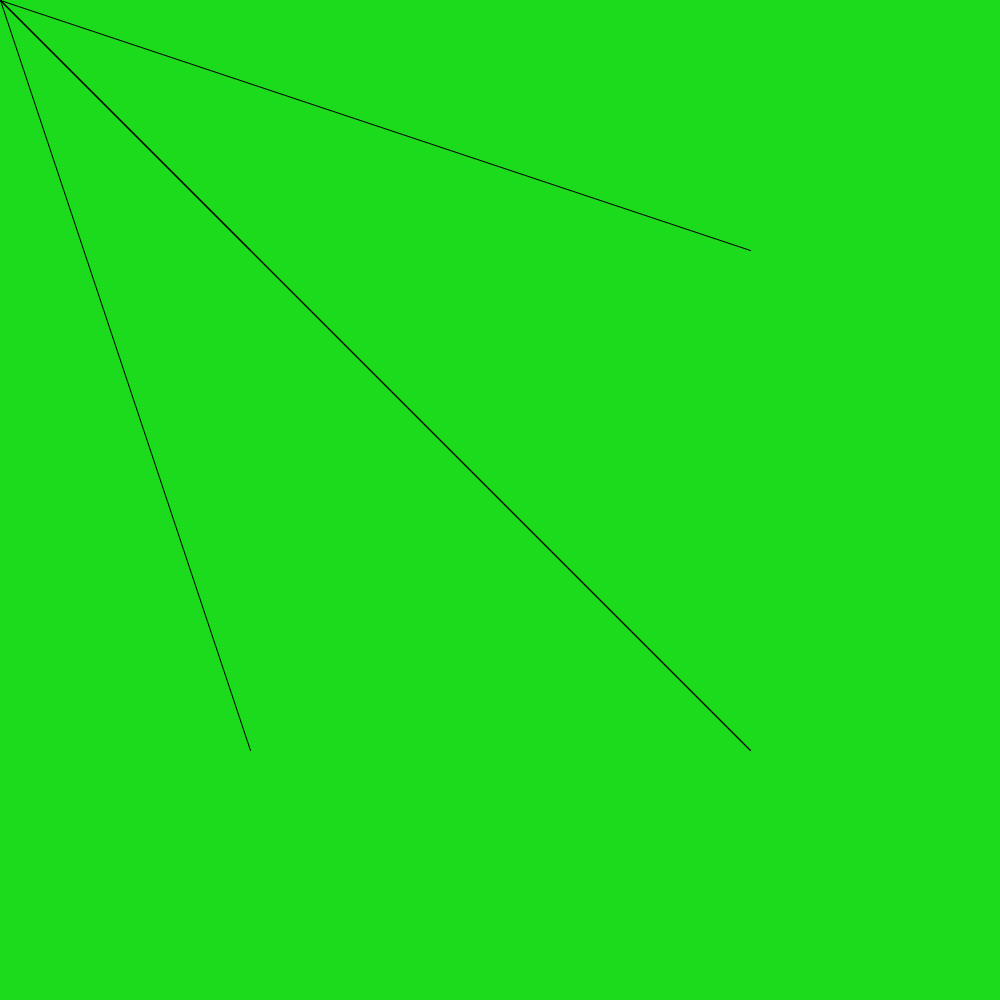
Frame 1 (no input)
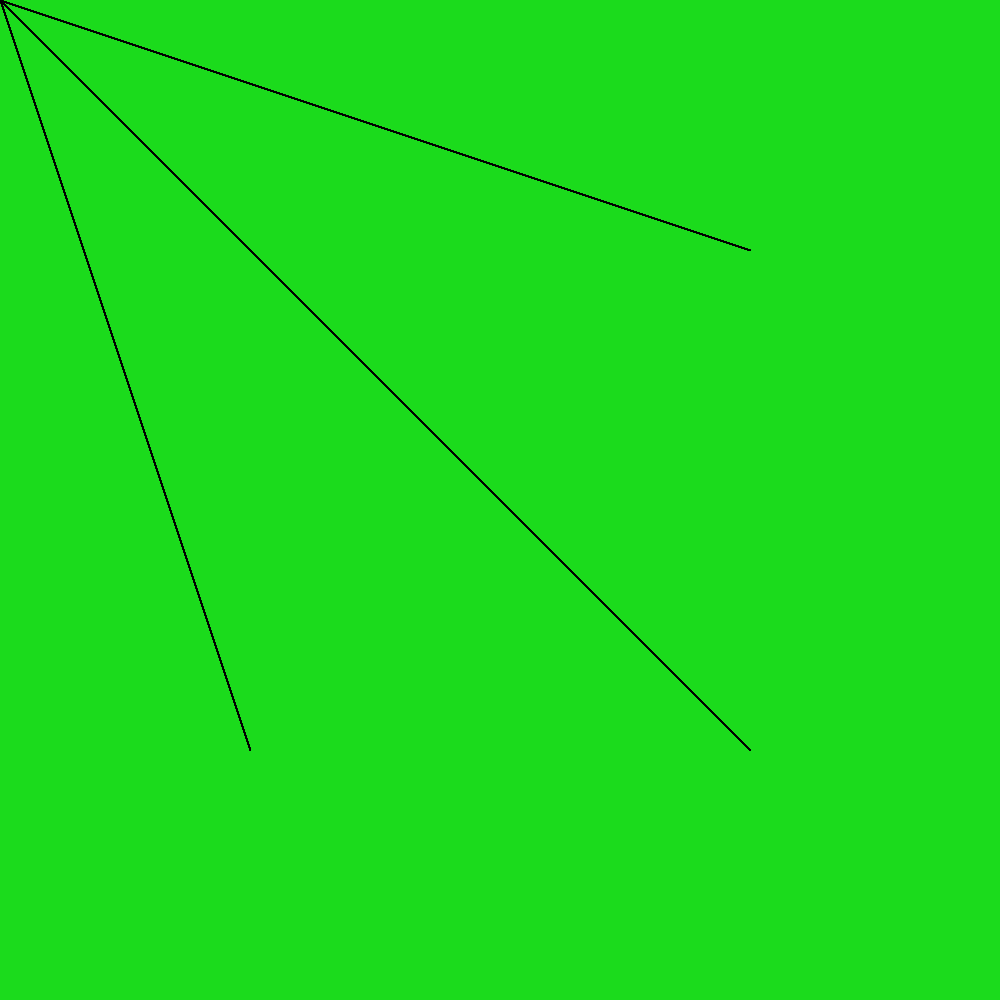
Frame 60 (the mouse pressed at the canvas centre just before this capture)
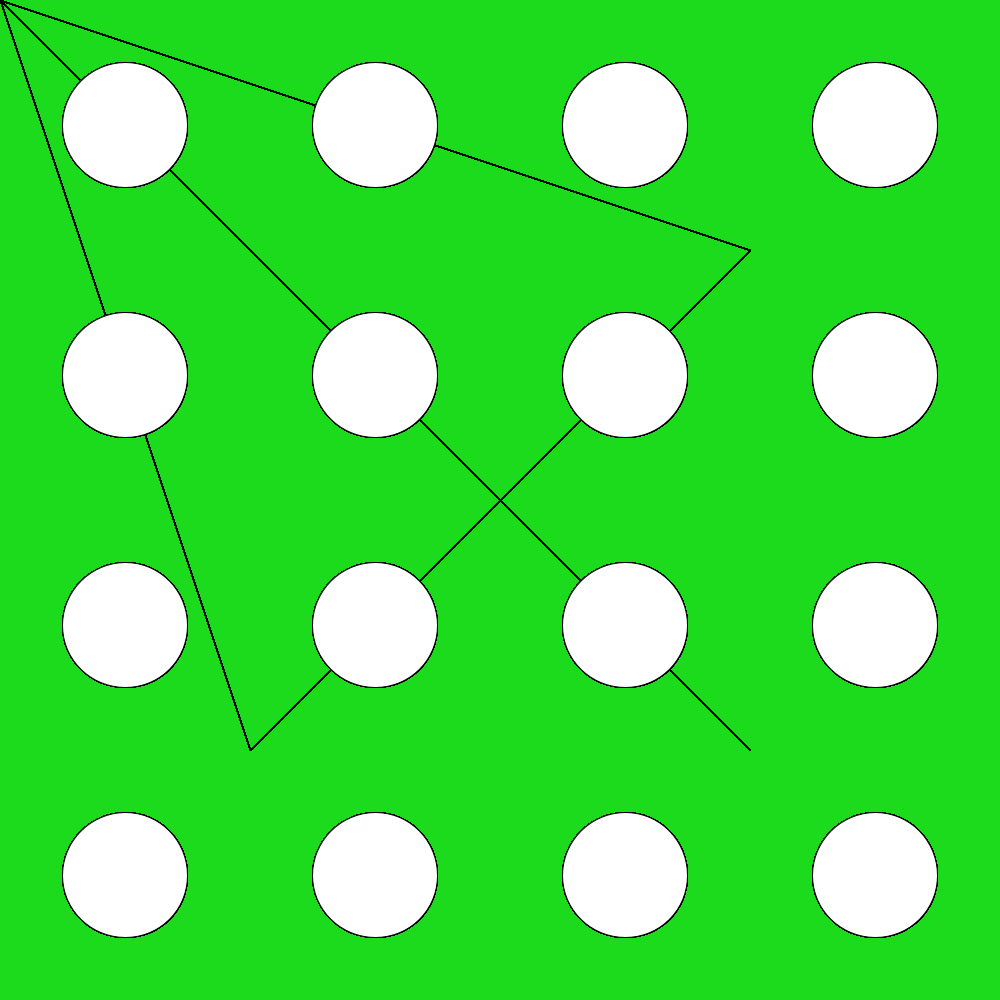
Frame 120 (the mouse held since frame 60 and released just before this capture)

The Processing sketch that drew these frames (run headless with seeded random() and noise(); from frame 60 on, the mouse is pressed at the canvas centre):

// Processing sketch: processing_152014
// ── processing_152014.pde

//Variables are declared at the top of the program.
int circleX, circleY;
 
int x, y;
 
//This is a setup function:
void setup() {
 
size(1000, 1000);
 
smooth(8);
background(#1BDB1C);
 
}
 
//This is a draw function:
void draw() {
 
x = mouseX;
 
y = mouseY;
 
quadCircle(250, 250, x, 186, 175, 144, 56);
 
quadCircle(750, 250, x, 175, 199, 144, 56);
 
quadCircle(250, 750, x, 186, 97, 175, 199);
 
quadCircle(750, 750, x, 186, 65, 144, 199);
quadCircle(750, 750, x, 186, 65, 144, 199);
}
 
void quadCircle(int circleX, int circleY, int size, int red, int green, int blue, int alpha) {
 
fill(#FFFFFF);
 
line(circleX, circleY, size, size);
 
ellipse(circleX + size/4, circleY + size/4, size/4, size/4);
 
ellipse(circleX + size/4, circleY - size/4, size/4, size/4);
 
ellipse(circleX - size/4, circleY - size/4, size/4, size/4);
 
ellipse(circleX - size/4, circleY + size/4, size/4, size/4);
ellipse(circleX - size/4, circleY + size/4, size/4, size/4);
}
